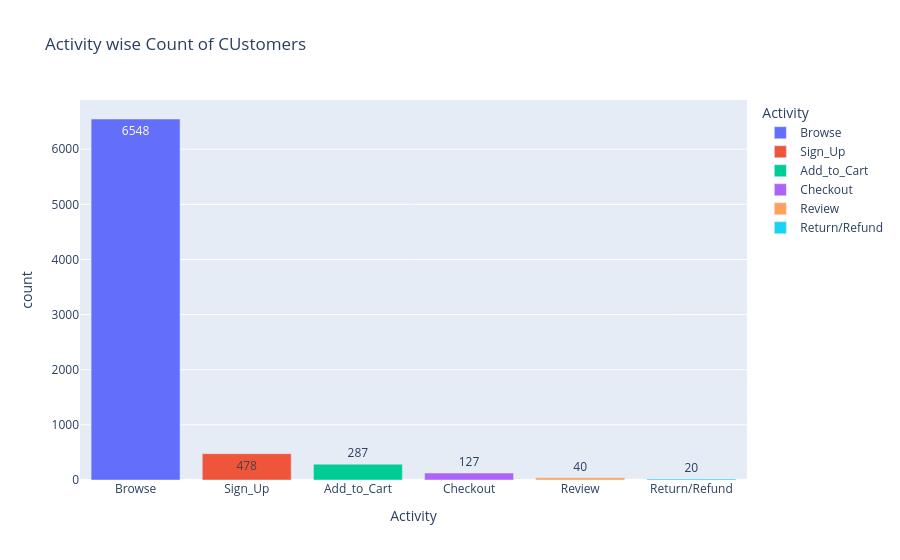

Notebook source saved alongside this figure:
### Code cell
fig = px.bar(data_frame = q4, x='Activity', y = 'count', title='Activity wise Count of CUstomers',
             text='count', color='Activity')
fig.show()

### Figure 1 — Plotly figure (JSON) as saved in the notebook; plotly's stock layout.template omitted (floating-point values rounded to 4 significant figures)
{"data": [{"hovertemplate": "Activity=%{x}<br>count=%{text}<extra></extra>", "legendgroup": "Browse", "marker": {"color": "#636efa", "pattern": {"shape": ""}}, "name": "Browse", "orientation": "v", "showlegend": true, "text": [6548.0], "textposition": "auto", "type": "bar", "x": ["Browse"], "xaxis": "x", "y": [6548], "yaxis": "y"}, {"hovertemplate": "Activity=%{x}<br>count=%{text}<extra></extra>", "legendgroup": "Sign_Up", "marker": {"color": "#EF553B", "pattern": {"shape": ""}}, "name": "Sign_Up", "orientation": "v", "showlegend": true, "text": [478.0], "textposition": "auto", "type": "bar", "x": ["Sign_Up"], "xaxis": "x", "y": [478], "yaxis": "y"}, {"hovertemplate": "Activity=%{x}<br>count=%{text}<extra></extra>", "legendgroup": "Add_to_Cart", "marker": {"color": "#00cc96", "pattern": {"shape": ""}}, "name": "Add_to_Cart", "orientation": "v", "showlegend": true, "text": [287.0], "textposition": "auto", "type": "bar", "x": ["Add_to_Cart"], "xaxis": "x", "y": [287], "yaxis": "y"}, {"hovertemplate": "Activity=%{x}<br>count=%{text}<extra></extra>", "legendgroup": "Checkout", "marker": {"color": "#ab63fa", "pattern": {"shape": ""}}, "name": "Checkout", "orientation": "v", "showlegend": true, "text": [127.0], "textposition": "auto", "type": "bar", "x": ["Checkout"], "xaxis": "x", "y": [127], "yaxis": "y"}, {"hovertemplate": "Activity=%{x}<br>count=%{text}<extra></extra>", "legendgroup": "Review", "marker": {"color": "#FFA15A", "pattern": {"shape": ""}}, "name": "Review", "orientation": "v", "showlegend": true, "text": [40.0], "textposition": "auto", "type": "bar", "x": ["Review"], "xaxis": "x", "y": [40], "yaxis": "y"}, {"hovertemplate": "Activity=%{x}<br>count=%{text}<extra></extra>", "legendgroup": "Return/Refund", "marker": {"color": "#19d3f3", "pattern": {"shape": ""}}, "name": "Return/Refund", "orientation": "v", "showlegend": true, "text": [20.0], "textposition": "auto", "type": "bar", "x": ["Return/Refund"], "xaxis": "x", "y": [20], "yaxis": "y"}], "layout": {"barmode": "relative", "legend": {"title": {"text": "Activity"}, "tracegroupgap": 0}, "title": {"text": "Activity wise Count of CUstomers"}, "xaxis": {"anchor": "y", "categoryarray": ["Browse", "Sign_Up", "Add_to_Cart", "Checkout", "Review", "Return/Refund"], "categoryorder": "array", "domain": [0, 1], "title": {"text": "Activity"}}, "yaxis": {"anchor": "x", "domain": [0, 1], "title": {"text": "count"}}}}
